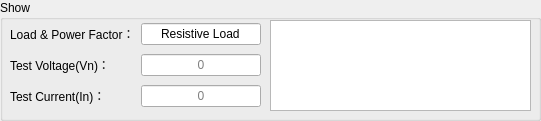
    <widget class="QGroupBox" name="groupBox_12">
     <property name="geometry">
      <rect>
       <x>70</x>
       <y>460</y>
       <width>541</width>
       <height>121</height>
      </rect>
     </property>
     <property name="font">
      <font>
       <weight>50</weight>
       <bold>false</bold>
      </font>
     </property>
     <property name="styleSheet">
      <string notr="true"/>
     </property>
     <property name="title">
      <string>Show</string>
     </property>
     <widget class="QTextEdit" name="textEdit_2">
      <property name="geometry">
       <rect>
        <x>270</x>
        <y>20</y>
        <width>261</width>
        <height>91</height>
       </rect>
      </property>
      <property name="focusPolicy">
       <enum>Qt::NoFocus</enum>
      </property>
      <property name="contextMenuPolicy">
       <enum>Qt::NoContextMenu</enum>
      </property>
      <property name="acceptDrops">
       <bool>false</bool>
      </property>
      <property name="acceptRichText">
       <bool>false</bool>
      </property>
      <property name="textInteractionFlags">
       <set>Qt::TextSelectableByKeyboard|Qt::TextSelectableByMouse</set>
      </property>
     </widget>
     <widget class="QWidget" name="gridLayoutWidget_5">
      <property name="geometry">
       <rect>
        <x>10</x>
        <y>20</y>
        <width>251</width>
        <height>91</height>
       </rect>
      </property>
      <layout class="QGridLayout" name="gridLayout_17">
       <item row="1" column="0">
        <widget class="QLabel" name="label_normalTVn_t">
         <property name="styleSheet">
          <string notr="true"/>
         </property>
         <property name="text">
          <string>Test Voltage(Vn)：</string>
         </property>
         <property name="alignment">
          <set>Qt::AlignLeading|Qt::AlignLeft|Qt::AlignVCenter</set>
         </property>
        </widget>
       </item>
       <item row="0" column="0">
        <widget class="QLabel" name="label_normalTRn">
         <property name="styleSheet">
          <string notr="true"/>
         </property>
         <property name="text">
          <string>Load &amp; Power Factor：</string>
         </property>
         <property name="alignment">
          <set>Qt::AlignLeading|Qt::AlignLeft|Qt::AlignVCenter</set>
         </property>
        </widget>
       </item>
       <item row="2" column="0">
        <widget class="QLabel" name="label_normalTIn_t">
         <property name="styleSheet">
          <string notr="true"/>
         </property>
         <property name="text">
          <string>Test Current(In)：</string>
         </property>
         <property name="alignment">
          <set>Qt::AlignLeading|Qt::AlignLeft|Qt::AlignVCenter</set>
         </property>
        </widget>
       </item>
       <item row="0" column="1">
        <widget class="QLineEdit" name="lineEdit_normalTRn">
         <property name="focusPolicy">
          <enum>Qt::NoFocus</enum>
         </property>
         <property name="text">
          <string>Resistive Load</string>
         </property>
         <property name="echoMode">
          <enum>QLineEdit::Normal</enum>
         </property>
         <property name="alignment">
          <set>Qt::AlignCenter</set>
         </property>
         <property name="readOnly">
          <bool>true</bool>
         </property>
        </widget>
       </item>
       <item row="1" column="1">
        <widget class="QLineEdit" name="lineEdit_normalTVn_t">
         <property name="focusPolicy">
          <enum>Qt::ClickFocus</enum>
         </property>
         <property name="toolTip">
          <string>V</string>
         </property>
         <property name="text">
          <string/>
         </property>
         <property name="alignment">
          <set>Qt::AlignCenter</set>
         </property>
         <property name="readOnly">
          <bool>true</bool>
         </property>
         <property name="placeholderText">
          <string>0</string>
         </property>
        </widget>
       </item>
       <item row="2" column="1">
        <widget class="QLineEdit" name="lineEdit_normalTIn_t">
         <property name="focusPolicy">
          <enum>Qt::ClickFocus</enum>
         </property>
         <property name="toolTip">
          <string>A</string>
         </property>
         <property name="alignment">
          <set>Qt::AlignCenter</set>
         </property>
         <property name="placeholderText">
          <string>0</string>
         </property>
        </widget>
       </item>
      </layout>
     </widget>
    </widget>
